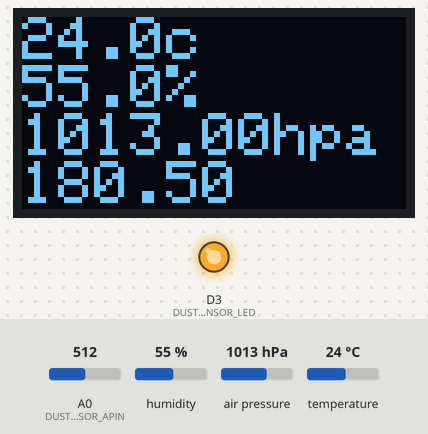
Simulated run of this sketch. Board: ESP8266 (NodeMCU). On the bench: 128×64 one-colour display, output pins drawn as LEDs (lit = HIGH). The test bench sets the inputs (shaded band); at power-on: air pressure 1013 hPa, A0 (DUSTSENSOR_APIN) = 512, humidity 55 %, temperature 24 °C. What the sketch prints to the serial monitor is not drawn.

Above: at 1.2 s.
1.3 s: air pressure set to 952 hPa
At 6.6 s:
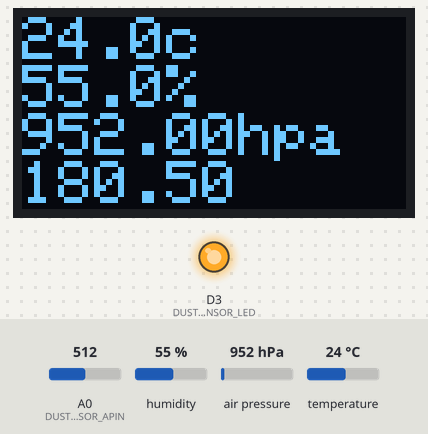
11.9 s: A0 (DUSTSENSOR_APIN) set to 716
At 16.6 s:
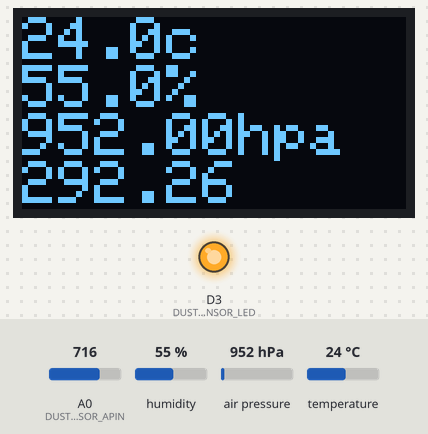
22.1 s: humidity set to 22 %
At 26.6 s:
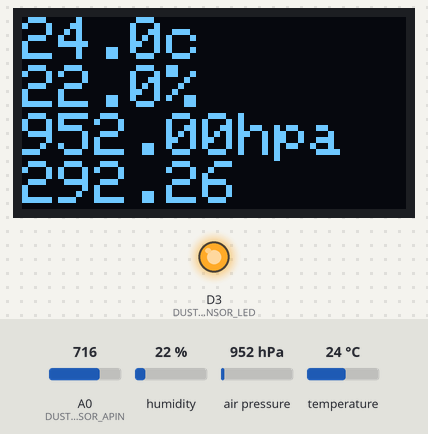
32.4 s: temperature set to 12 °C
At 36.6 s:
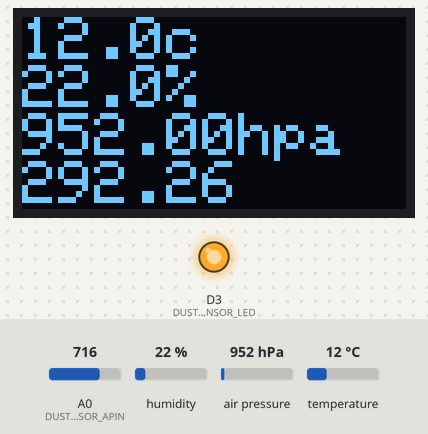
42.7 s: A0 (DUSTSENSOR_APIN) set to 992
At 47.8 s:
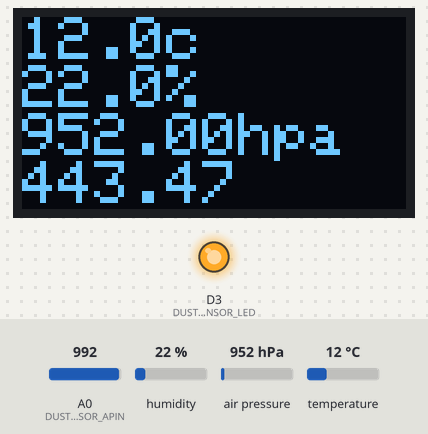
53.0 s: A0 (DUSTSENSOR_APIN) set to 306
At 57.8 s:
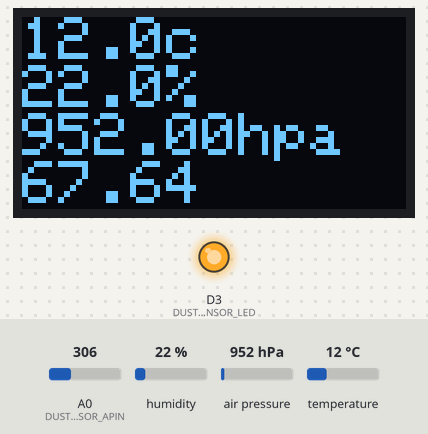
Timing chart, 0 to 59.3 s (numbered marks = the images above; inputs shaded):
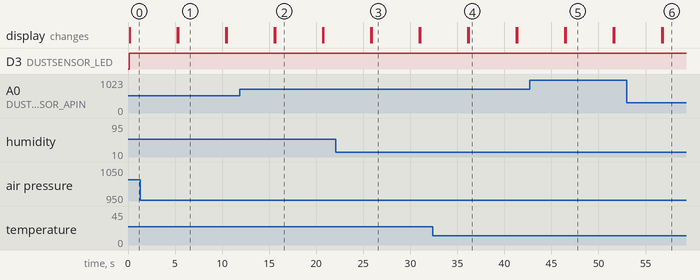

Measured:
- after the input at 1.3 s, the display: first differs from a run without the input after 4.0 s (image 1)
- after the input at 11.9 s, the display: first differs from a run without the input after 3.7 s (image 2)
- after the input at 22.1 s, the display: first differs from a run without the input after 3.8 s (image 3)
- after the input at 32.4 s, the display: first differs from a run without the input after 3.8 s (image 4)
- after the input at 42.7 s, the display: first differs from a run without the input after 3.8 s (image 5)
- after the input at 53.0 s, the display: first differs from a run without the input after 3.8 s (image 6)
- what the display in image 1 shows lasts 5.1 s, from 5.3 s to 10.4 s

The sketch:

Weather_OLED.ino
```cpp
#include <Wire.h>
#include "SSD1306Ascii.h"
#include "SSD1306AsciiWire.h"
#include "Adafruit_SHT31.h"
#include <SFE_BMP180.h>

//Define address for OLED library
#define I2C_ADDRESS 0x3C


SSD1306AsciiWire oled;

//Setup for SHT31
Adafruit_SHT31 sht31 = Adafruit_SHT31();
float t;
float h;

SFE_BMP180 pressure;


//Variables for dust sensor
int DUSTSENSOR_APIN = A0; //Connect dust sensor to Arduino A0 pin
int DUSTSENSOR_LED = D3;   //Connect 3 led driver pins of dust sensor to Arduino D2

int buzzer = D0;
int samplingTime = 280;
int deltaTime = 40;
int sleepTime = 9680;

float voMeasured = 0;
float calcVoltage = 0;
float dustDensity = 0;
//---------------------------


//------------------------------------------------------------------------------
void setup() {
  Serial.begin(9600);
  Wire.begin();
  oled.begin(&Adafruit128x64, I2C_ADDRESS);
  oled.set400kHz();
  oled.setFont(Adafruit5x7);

  if (! sht31.begin(0x44)) {   // Set to 0x45 for alternate i2c addr
    Serial.println("Couldn't find SHT31");
    while (1) delay(1);
  }

  if (pressure.begin())
    Serial.println("BMP180 init success");
  else
  {
    Serial.println("BMP180 init fail (disconnected?)\n\n");
  }
  pinMode(DUSTSENSOR_LED,OUTPUT);
}
//------------------------------------------------------------------------------
void loop()
{
  oled.clear();
  oled.set2X();

  //Temperature
  t = sht31.readTemperature();
  h = sht31.readHumidity();
  char temperature[10];
  dtostrf(t,1,1,temperature);

  char hum[10];
  dtostrf(h,1,1,hum);
  //-----------------

    //Read Pressure
  char status;
  double T,P;
  status = pressure.startTemperature();
  if (status != 0)
  {
    // Wait for the measurement to complete:
    delay(status);
    status = pressure.getTemperature(T);
    if (status != 0)
    {
      status = pressure.startPressure(3);
      if (status != 0)
      {
        // Wait for the measurement to complete:
        delay(status);

        // Retrieve the completed pressure measurement:
        // Note that the measurement is stored in the variable P.
        // Note also that the function requires the previous temperature measurement (T).
        // (If temperature is stable, you can do one temperature measurement for a number of pressure measurements.)
        // Function returns 1 if successful, 0 if failure.

        status = pressure.getPressure(P,T);
        if (status != 0)
        {
          // Print out the measurement:
          Serial.print("absolute pressure: ");
          Serial.print(P,2);
        }
      }
    }
  }
  // --- end read Pressure ---


  //Read Dust Sensor
  digitalWrite(DUSTSENSOR_LED,LOW); // power on the LED
  delayMicroseconds(samplingTime);

  voMeasured = analogRead(DUSTSENSOR_APIN); // read the dust value

  delayMicroseconds(deltaTime);
  digitalWrite(DUSTSENSOR_LED,HIGH); // turn the LED off
  delayMicroseconds(sleepTime);

  calcVoltage = voMeasured * (3.3 / 1024.0);
  dustDensity = 0.17 * calcVoltage - 0.1;

  if (dustDensity<0)
    dustDensity=0;
  Serial.print(" Dust Density: ");
  Serial.print(dustDensity * 1000);
  Serial.println(" ug/m3 ");
  //------End Read Dust------------------

  oled.println(String(temperature) + "c");
  oled.println(String(hum) + "%");
  oled.println(String(P) + "hpa");
  oled.println(String(dustDensity*1000) );
  delay(5000);
}
```
